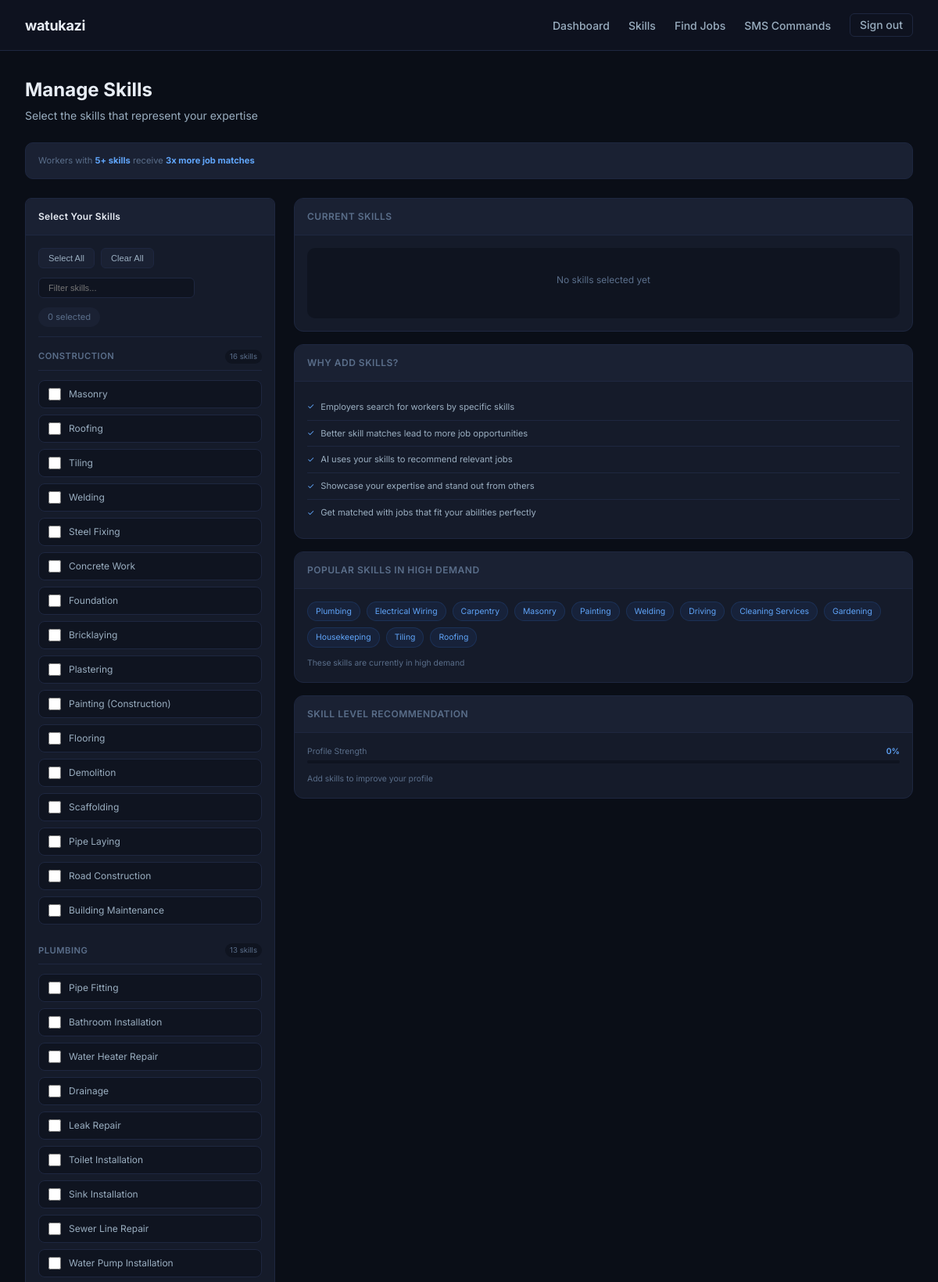
/workers/manage-skills/ (signed in, upper part), run on the app's committed database.
### workers/models.py (models this page shows, shortened)
class SkillCategory(models.Model):
    name = models.CharField(max_length=50, unique=True)
    description = models.TextField(blank=True)
    class Meta:
        verbose_name_plural = "Skill Categories"

class Skill(models.Model):
    name = models.CharField(max_length=50, unique=True)
    category = models.ForeignKey(SkillCategory, on_delete=models.CASCADE, related_name='skills')
    description = models.TextField(blank=True)

class WorkerProfile(models.Model):
    AVAILABILITY_STATUS = (
        ('available', 'Available for Work'),
        ('busy', 'Currently Busy'),
        ('away', 'Away/Temporarily Unavailable'),
        ('inactive', 'Inactive'),
    )
    VERIFICATION_STATUS = (
        ('pending', 'Pending Verification'),
        ('verified', 'Verified'),
        ('rejected', 'Rejected'),
    )
    user = models.OneToOneField(User, on_delete=models.CASCADE, related_name='worker_profile')
    skills = models.ManyToManyField(Skill, related_name='workers', blank=True)
    years_experience = models.IntegerField(default=0, validators=[MinValueValidator(0)])
    hourly_rate = models.DecimalField(max_digits=10, decimal_places=2, null=True, blank=True)
    daily_rate = models.DecimalField(max_digits=10, decimal_places=2, null=True, blank=True)
    availability_status = models.CharField(max_length=10, choices=AVAILABILITY_STATUS, default='available')
    bio = models.TextField(blank=True, help_text="Describe your skills and experience")
    rating = models.DecimalField(max_digits=3, decimal_places=2, default=0.00)
    total_jobs_completed = models.IntegerField(default=0)
    profile_image = models.ImageField(upload_to='worker_profiles/', null=True, blank=True)
    id_image = models.ImageField(upload_to='worker_ids/', null=True, blank=True, help_text="Upload your National ID or Passport")
    id_number = models.CharField(max_length=20, blank=True, help_text="National ID or Passport Number")
    verification_status = models.CharField(max_length=10, choices=VERIFICATION_STATUS, default='pending')
    verified_at = models.DateTimeField(null=True, blank=True)
    verification_code = models.CharField(max_length=6, blank=True, null=True)
    created_at = models.DateTimeField(auto_now_add=True)
    updated_at = models.DateTimeField(auto_now=True)

### workers/views.py (the view, shortened to what this page needs)
# urls.py: path('manage-skills/', views.manage_skills, name='manage_skills'),
@login_required
def manage_skills(request):
    if request.user.profile.user_type != 'worker':
        messages.error(request, "Only workers can manage skills.")
        return redirect('/')
    worker, created = WorkerProfile.objects.get_or_create(user=request.user)
    context = {
        'worker': worker,
        'skills': worker.skills.all(),
        'all_skills': Skill.objects.all(),
        'skill_categories': SkillCategory.objects.all(),
    }
    return render(request, 'workers/manage_skills.html', context)

### accounts/context_processors.py (called while the page is built)
def sms_settings(request):
    try:
        sms = SMSSettings.objects.first()
        sms_number = sms.phone_number if sms else '0700000000'
    except:
        sms_number = '0700000000'
    return {
        'sms_number': sms_number,
    }

### notifications/context_processors.py (called while the page is built)
def notifications_context(request):
    if request.user.is_authenticated:
        unread_count = Notification.objects.filter(
            recipient=request.user,
            is_read=False
        ).count()
        recent_notifications = Notification.objects.filter(
            recipient=request.user
        )[:5]
        return {
            'unread_notifications_count': unread_count,
            'recent_notifications': recent_notifications,
        }
    return {
        'unread_notifications_count': 0,
        'recent_notifications': [],
    }

### templates/workers/manage_skills.html (shortened to what this page needs)
{% extends "base.html" %}
{% block content %}
<div class="container skills-container">
    <div class="header-section">
        <h1 class="header-title">Manage Skills</h1>
        <p class="header-subtitle">Select the skills that represent your expertise</p>
    </div>
    <div class="info-card">
        <p>Workers with <strong>5+ skills</strong> receive <strong>3x more job matches</strong></p>
    </div>
    <div class="dashboard-grid">
        <div>
            <div class="card">
                <div class="card-header">Select Your Skills</div>
                <div class="card-body">
                    <form method="post" id="skillsForm">
                        <div class="control-bar">
                            <div class="control-buttons">
                                <button type="button" class="control-btn" onclick="selectAll()">Select All</button>
                                <button type="button" class="control-btn" onclick="clearAll()">Clear All</button>
                            </div>
                            <div class="search-box">
                                <input type="text" id="searchSkills" class="search-input" placeholder="Filter skills..." onkeyup="filterSkills()">
                            </div>
                            <span class="selected-badge" id="selectedCount">0 selected</span>
                        </div>
                        <div id="skillsContainer">
                            {% for category in skill_categories %}
                                <div class="category-section" data-category="{{ category.name }}">
                                    <div class="category-header">
                                        <span class="category-title">{{ category.name }}</span>
                                        <span class="category-count">{{ category.skills.count }} skills</span>
                                    </div>
                                    <div class="skills-grid">
                                        {% for skill in category.skills.all %}
                                            <label class="skill-card" data-skill-name="{{ skill.name|lower }}">
                                                <input type="checkbox" name="skills" value="{{ skill.id }}"
                                                       onchange="updateSelectedCount()">
                                                <span class="skill-name">{{ skill.name }}</span>
                                            </label>
                                        {% endfor %}
                                    </div>
                                </div>
                            {% endfor %}
                        </div>
                    </form>
                </div>
            </div>
        </div>
        <div>
            <div class="stats-card">
                <div class="stats-header">
                    <h3>Current Skills</h3>
                </div>
                <div class="stats-body">
                    {% if worker.skills.all %}
                        <div id="currentSkillsList">
                            {% for skill in worker.skills.all %}
                                <span class="current-skill">{{ skill.name }}</span>
                            {% endfor %}
                        </div>
                        <div style="margin-top: 0.75rem; font-size: 0.7rem; color: var(--text-muted);">
                            Total: <strong id="currentSkillCount">{{ worker.skills.count }}</strong> skills
                        </div>
                    {% else %}
                        <div class="empty-state">
                            <p>No skills selected yet</p>
                        </div>
                    {% endif %}
                </div>
            </div>
            <div class="stats-card">
                <div class="stats-header">
                    <h3>Why Add Skills?</h3>
                </div>
                <div class="stats-body">
                    <ul class="info-list">
                        <li>Employers search for workers by specific skills</li>
                        <li>Better skill matches lead to more job opportunities</li>
                        <li>AI uses your skills to recommend relevant jobs</li>
                        <li>Showcase your expertise and stand out from others</li>
                        <li>Get matched with jobs that fit your abilities perfectly</li>
                    </ul>
                </div>
            </div>
            <div class="stats-card">
                <div class="stats-header">
                    <h3>Popular Skills in High Demand</h3>
                </div>
                <div class="stats-body">
                    <div class="popular-skills">
                        <span class="popular-skill">Plumbing</span>
                        <span class="popular-skill">Electrical Wiring</span>
                        <span class="popular-skill">Carpentry</span>
                        <span class="popular-skill">Masonry</span>
                        <span class="popular-skill">Painting</span>
                        <span class="popular-skill">Welding</span>
                        <span class="popular-skill">Driving</span>
                        <span class="popular-skill">Cleaning Services</span>
                        <span class="popular-skill">Gardening</span>
                        <span class="popular-skill">Housekeeping</span>
                        <span class="popular-skill">Tiling</span>
                        <span class="popular-skill">Roofing</span>
                    </div>
                    <p style="font-size: 0.65rem; color: var(--text-muted); margin-top: 0.75rem; margin-bottom: 0;">
                        These skills are currently in high demand
                    </p>
                </div>
            </div>
            <div class="stats-card">
                <div class="stats-header">
                    <h3>Skill Level Recommendation</h3>
                </div>
                <div class="stats-body">
                    <div style="margin-bottom: 0.75rem;">
                        <div style="display: flex; justify-content: space-between; margin-bottom: 0.25rem;">
                            <span style="font-size: 0.65rem; color: var(--text-muted);">Profile Strength</span>
                            <span style="font-size: 0.65rem; font-weight: 600; color: var(--accent-blue-light);" id="profileStrength">0%</span>
                        </div>
                        <div class="progress-bar" style="background: var(--bg-primary); height: 4px; border-radius: 2px; overflow: hidden;">
                        </div>
                    </div>
                    <p id="strengthMessage" style="font-size: 0.65rem; color: var(--text-muted);">Add skills to improve your profile</p>
                </div>
            </div>
        </div>
    </div>
</div>
{% endblock %}

### templates/base.html (style rules this page uses)
:root { --bg-deep: #0a0e17; --bg-primary: #0f1420; --bg-secondary: #151b2a; --bg-tertiary: #1a2133; --border-subtle: #1e2740; --border-medium: #2a3450; --text-primary: #e8edf5; --text-secondary: #9aaec0; --text-muted: #5a6e8a; --accent-blue: #3b82f6; --accent-blue-dark: #2563eb; --accent-blue-light: #60a5fa; --accent-green: #10b981; --accent-yellow: #f59e0b; --accent-red: #ef4444; --glass-bg: rgba(21, 27, 42, 0.95); --glass-border: rgba(59, 130, 246, 0.15); }
* { margin: 0; padding: 0; box-sizing: border-box; }
body { font-family: 'Inter', -apple-system, BlinkMacSystemFont, 'Segoe UI', sans-serif; background: var(--bg-deep); color: var(--text-primary); line-height: 1.5; min-height: 100vh; }
.container { max-width: 1400px; margin: 0 auto; padding: 2rem; }
.card { background: var(--bg-secondary); border: 1px solid var(--border-subtle); border-radius: 8px; overflow: hidden; }
.card-header { padding: 0.875rem 1rem; border-bottom: 1px solid var(--border-subtle); background: var(--bg-tertiary); font-size: 0.75rem; font-weight: 600; color: var(--text-primary); letter-spacing: 0.3px; }
.card-body { padding: 1rem; }
.dashboard-grid { display: grid; grid-template-columns: 320px 1fr; gap: 1.5rem; }

### data on the page
SkillCategory: name "CONSTRUCTION", skills.count "16"
Skill: name "Masonry"
Skill: name "Roofing"
Skill: name "Tiling"
Skill: name "Welding"
Skill: name "Steel Fixing"
Skill: name "Concrete Work"
Skill: name "Foundation"
Skill: name "Bricklaying"
Skill: name "Plastering"
Skill: name "Painting (Construction)"
Skill: name "Flooring"
Skill: name "Demolition"
Skill: name "Scaffolding"
Skill: name "Pipe Laying"
Skill: name "Road Construction"
Skill: name "Building Maintenance"
SkillCategory: name "PLUMBING", skills.count "13"
Skill: name "Pipe Fitting"
Skill: name "Bathroom Installation"
Skill: name "Water Heater Repair"
Skill: name "Drainage"
Skill: name "Leak Repair"
Skill: name "Toilet Installation"
Skill: name "Sink Installation"
Skill: name "Sewer Line Repair"
Skill: name "Water Pump Installation"
